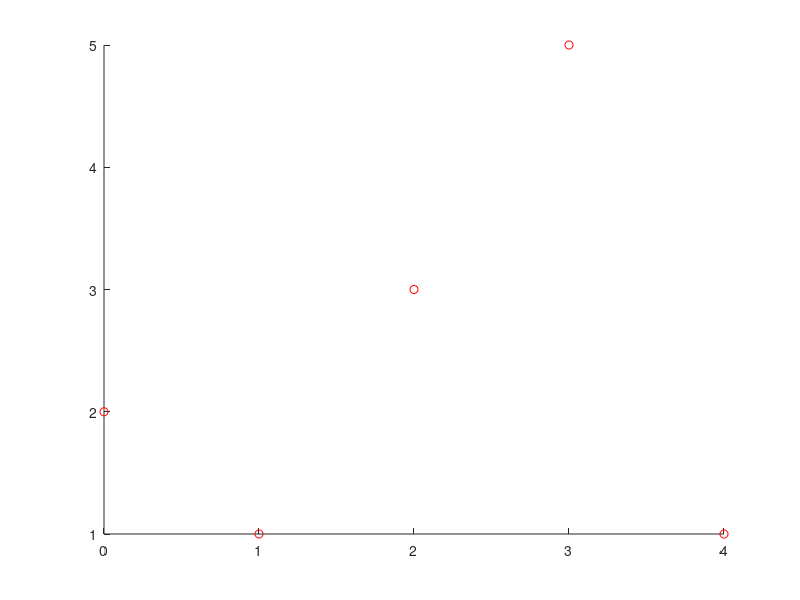

Reproduce this figure in MATLAB. (Note: this script raises an error after producing the figure.)
% Script applying [Y] = myLagrange(x,y,X).
% Author: Chris B. Kirov
% Date: 27.09.2017  
clc
clear
close all

x = [0,1,2,3,4];
y = [2,1,3,5,1];
X = linspace(0, 4, 100);

hold on
plot(x, y, 'ro')
plot( X, Chapter14Exercise9(x,y, X) )
xlabel('x')
ylabel('y')
title('Lagrange Interpolation of Data Points.')
legend('Data', 'Interpolation')